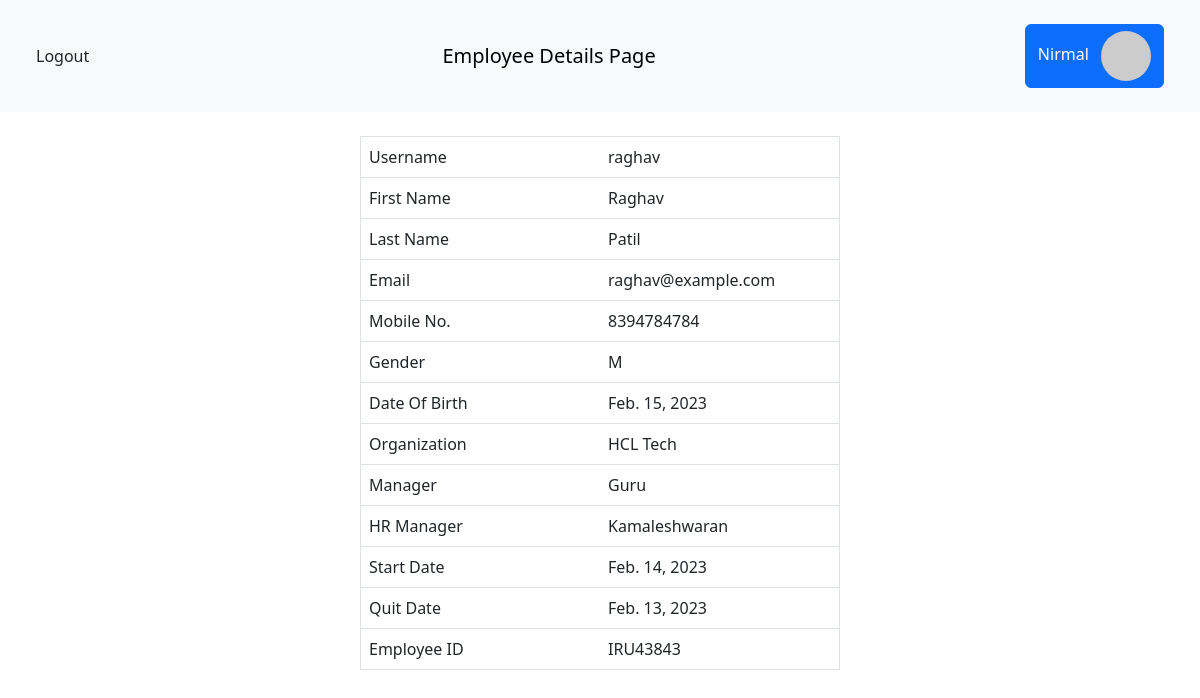
The app's page /pages/view_employee/4 (signed in) with its own data.
### accounts/models.py (models this page shows)
class User(AbstractUser):
    mobile = models.CharField("Mobile No.", max_length=10, null=False, blank=False)
    emp_id = models.CharField("Employee ID", max_length=8, null=False, blank=False)

class Employee(User):
    gender = models.CharField(max_length=1, null=False, blank=False)
    dob = models.DateField("Date Of Birth", null=False, blank=False)
    start_date = models.DateField("Start Date", null=False, blank=False)
    quit_date = models.DateField("Quit Date", null=True, blank=True)
    my_manager = models.ForeignKey(Manager, on_delete=models.CASCADE)
    my_hr = models.ForeignKey(HRManager, on_delete=models.CASCADE)

class Admin(User):
    org = models.CharField("Organization", max_length=50, null=False, blank=False)

### pages/views.py (the view)
# urls.py: path("view_employee/<int:pk>", views.view_employee_details, name="view_employee"),
def view_employee_details(request, pk):
    context = dict()
    context["title"] = "View Details | Employee"
    context["heading"] = "Employee Details Page"
    if not request.user.is_authenticated:
        return redirect("/accounts/")
    try:
        user = Employee.objects.all().get(id=pk)
        cur_id = request.user.id
        conditions = (
            cur_id != user.id,
            cur_id != user.my_manager.id,
            cur_id != user.my_hr.id,
            cur_id != user.my_manager.my_admin.id,
        )
        if all(conditions):
            raise Exception()
        data = (
            ("Username", user.username),
            ("First Name", user.first_name),
            ("Last Name", user.last_name),
            ("Email", user.email),
            ("Mobile No.", user.mobile),
            ("Gender", user.gender),
            ("Date Of Birth", user.dob),
            ("Organization", user.my_manager.my_admin.org),
            ("Manager", user.my_manager.first_name),
            ("HR Manager", user.my_hr.first_name),
            ("Start Date", user.start_date),
            ("Quit Date", user.quit_date),
            ("Employee ID", user.emp_id),
        )
        context["data"] = data
    except:
        messages.error(request, USER_NF)
    return render(request, "admin/view_user.html", context)

### templates/admin/view_user.html (shortened to what this page needs)
{% extends 'pages/base.html' %}
{% block heading %}{{ heading }}{% endblock heading %}
{% block content %}
<div class="d-flex justify-content-center">
    <table class="table border" style="max-width: 30rem;">
        <tbody>
            {% for field in data %}
            <tr>
                <td class="col-6">{{ field.0 }}</td>
                <td class="col-6">{{ field.1 }}</td>
            </tr>
            {% endfor %}
        </tbody>
    </table>
</div>
{% endblock content %}

### templates/pages/base.html (shortened to what this page needs)
<!DOCTYPE html>
<html lang="en">
<head>
    <link href="https://cdn.jsdelivr.net/npm/bootstrap@5.3.0-alpha1/dist/css/bootstrap.min.css" rel="stylesheet"
>
</head>
<body>
    <nav class="navbar navbar-light bg-light mb-4 p-sm-4">
        <div class="container-fluid">
            <a class="nav-link" href="{% url 'logout' %}">Logout</a>
            <span class="navbar-brand mb-0 h1">{% block heading %}{% endblock heading %}</span>
            <a class="btn btn-primary" href="{% url 'view_profile' %}">{{ user.first_name }}
                <img class="rounded-circle ms-2" src="https://picsum.photos/50" alt="">
            </a>
        </div>
    </nav>
    <div class="container mb-4">
        <div class="row">
            {% block content %}
            {% endblock content%}
        </div>
    </div>
</body>

### records on screen
User: first_name "Nirmal"
User: username "raghav" "Raghav" "Patil" "raghav@example.com" "8394784784" "IRU43843"
Employee: dob "Feb. 15, 2023" "Feb. 14, 2023" "Feb. 13, 2023"
Admin: org "HCL Tech"
User: first_name "Guru"
User: first_name "Kamaleshwaran"

### other values on screen
{{ heading }} "Employee Details Page"
{{ field.0 }} "Username" "First Name" "Last Name" "Email" "Mobile No." "Gender" "Date Of Birth" "Organization" "Manager" "HR Manager" "Start Date" "Quit Date" "Employee ID"
{{ field.1 }} "M"
